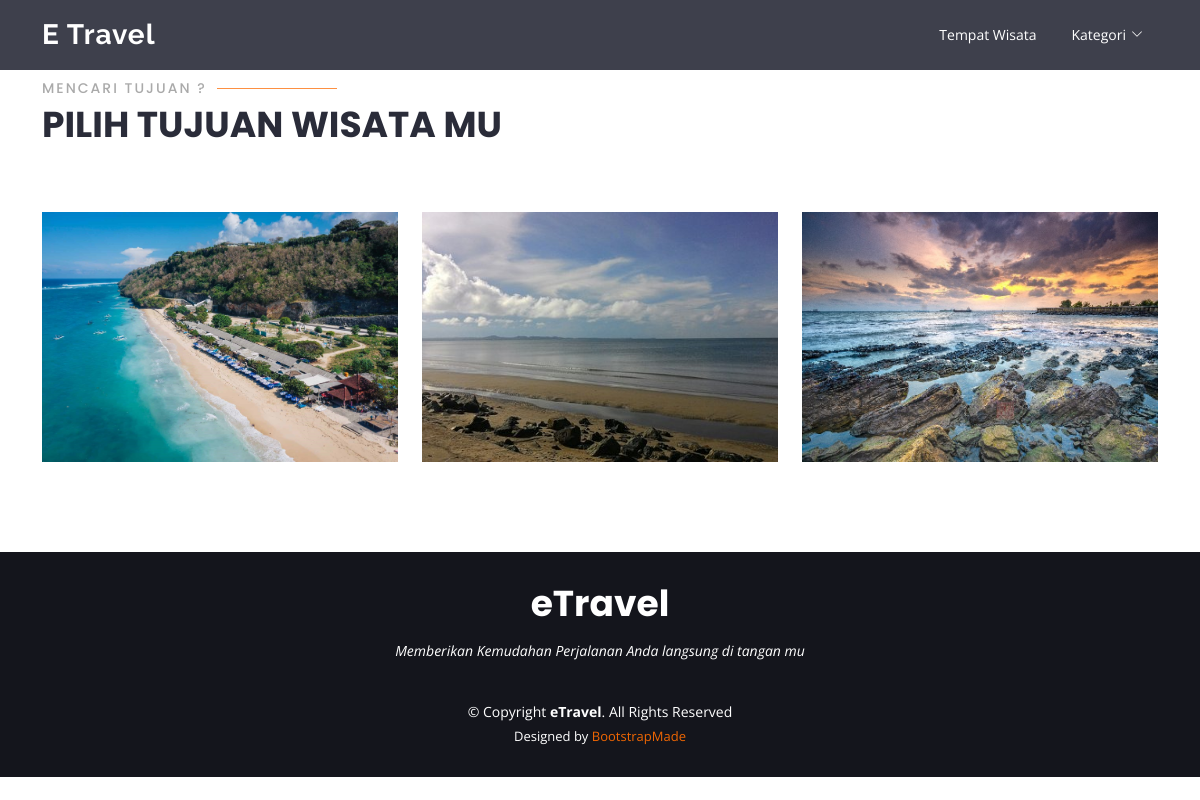
/kategori-details.php?id_kategori=1, run on an earlier commit of the app's database.
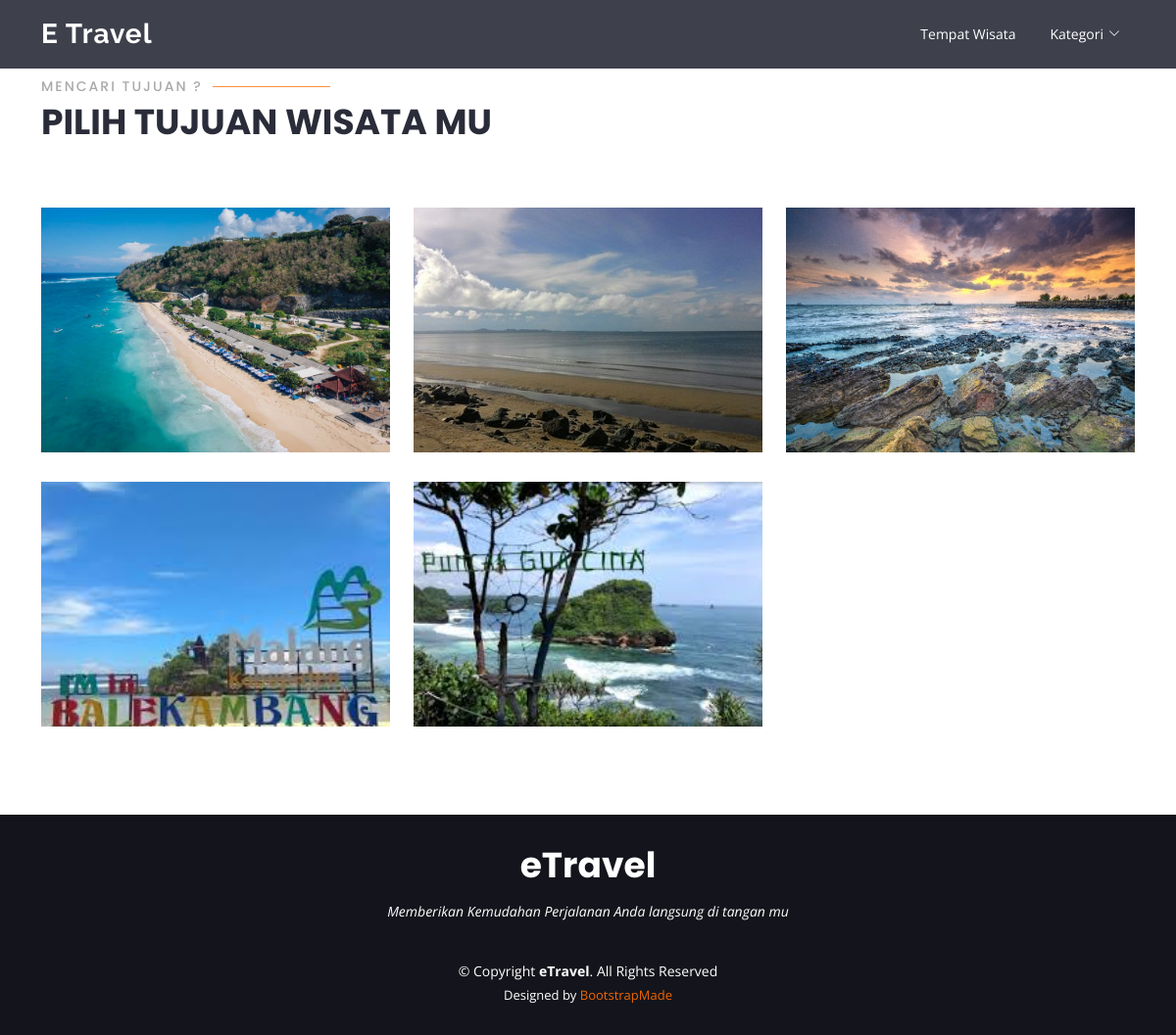
And on a later commit of the database.
### tables this page shows
CREATE TABLE `tempat_wisata` (
  `id_tempat_wisata` int(11) NOT NULL,
  `name_tw` varchar(255) NOT NULL,
  `deskripsi` text NOT NULL,
  `image_tw` varchar(255) NOT NULL,
  `id_daerah_wisata` int(11) NOT NULL,
  `id_kategori` int(11) NOT NULL
);

### public/kategori-details.php (the view, shortened to what this page needs)
<!DOCTYPE html>
<html lang="en">
<head>
  <link href="assets/vendor/animate.css/animate.min.css" rel="stylesheet">
  <link href="assets/vendor/aos/aos.css" rel="stylesheet">
  <link href="assets/vendor/bootstrap/css/bootstrap.min.css" rel="stylesheet">
  <link href="assets/vendor/bootstrap-icons/bootstrap-icons.css" rel="stylesheet">
  <link href="assets/vendor/boxicons/css/boxicons.min.css" rel="stylesheet">
  <link href="assets/vendor/glightbox/css/glightbox.min.css" rel="stylesheet">
  <link href="assets/vendor/remixicon/remixicon.css" rel="stylesheet">
  <link href="assets/vendor/swiper/swiper-bundle.min.css" rel="stylesheet">
  <link href="assets/css/style.css" rel="stylesheet">
</head>
<body>
  <header id="header" class="fixed-top d-flex align-items-center  ">
    <div class="container d-flex align-items-center justify-content-between">
      <div class="logo">
        <h1><a href="index.php">E Travel</a></h1>
      </div>
      <nav id="navbar" class="navbar">
        <ul>
          <li><a class="nav-link" href="index.php#portfolio">Tempat Wisata</a></li>
          <li class="dropdown"><a href="#"><span>Kategori</span> <i class="bi bi-chevron-down"></i></a>
          </li>
        </ul>
      </nav>
    </div>
  </header>
  <main id="main">
<section id="portfolio" class="portfolio">
      <div class="container">
<br>
        <div class="section-title" data-aos="zoom-out">
          <h2>Mencari Tujuan ?</h2>
          <p>Pilih Tujuan Wisata Mu </p>
        </div>
        <div class="row portfolio-container" data-aos="fade-up">
          <?php
          include "../config/config.php";
          $id_kategori = $_GET['id_kategori'];
          $data = mysqli_query($host, "SELECT `tw`.`id_tempat_wisata`, `tw`.`name_tw`, `tw`.`deskripsi`, `tw`.`image_tw`, `dw`.`name_dw`, `ka`.`id_kategori`, `ka`.`name_kategori` FROM `tempat_wisata` AS `tw`
            JOIN `daerah_wisata` AS `dw` ON `tw`.`id_daerah_wisata` = `dw`.`id_daerah_wisata`
            JOIN `kategori` AS `ka` ON `tw`.`id_kategori` = `ka`.`id_kategori` WHERE `ka`.`id_kategori` = '$id_kategori' ");
          while ($d = mysqli_fetch_array($data)) {
          ?>
            <div class="col-lg-4 col-md-6 portfolio-item filter-card">
              <div class="portfolio-img"><img src="../admin/assets/img/<?php echo $d["image_tw"]; ?>" class="img-fluid" alt="image"></div>
            </div>
          <?php
          }
          ?>
        </div>
      </div>
    </section>
  <footer id="footer">
    <div class="container">
      <h3>eTravel</h3>
      <p>Memberikan Kemudahan Perjalanan Anda langsung di tangan mu</p>
      <div class="copyright">
        &copy; Copyright <strong><span>eTravel</span></strong>. All Rights Reserved
      </div>
      <div class="credits">
        Designed by <a href="https://bootstrapmade.com/">BootstrapMade</a>
      </div>
    </div>
  </footer>
</body>
</html>

What changed in the data, as far as the page shows it:
added tempat_wisata: image_tw (picture)
added tempat_wisata: image_tw (picture)
